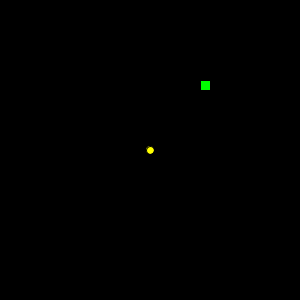
Frame 1 (no input)
Frame 60 (the mouse pressed at the canvas centre just before this capture): identical to frame 1, image omitted
Frame 120 (the mouse held since frame 60 and released just before this capture): identical to frame 1, image omitted

The Processing sketch that drew this single still picture (run headless with seeded random() and noise(); from frame 60 on, the mouse is pressed at the canvas centre):

// Processing sketch: week10_2_3_shooting_enemy
// ── week10_2_3_shooting_enemy.pde
//射擊遊戲: 子彈
//飛機大戰 泡泡龍消消樂 泡泡射手 彈幕的遊戲 猫狗大戰
//Step01: 主角(keyboard)
//Step02: 子彈(自己移動)
//Step02-2: 子彈頭到敵人, 子彈消失, 敵人消失
//Step03: 很多子彈
void setup(){
  size(300,300);
}
int userX=150, userY=150, userVX=0, userVY=0;
int bulletX, bulletY, bulletVX, bulletVY;
int enemyX=200, enemyY=80, enemyLife=3;
boolean bulletFlying=false;
void draw(){
  background(0);
  if(enemyLife>0){
    fill(0,255,0);
    rect(enemyX, enemyY, 10,10);
  }
  fill(255,255,0);
  ellipse(userX,userY,8,8);
  userX += userVX;
  userY += userVY;
  if(bulletFlying){
    bulletX += bulletVX;
    bulletY += bulletVY;
    fill(255,0,0);
    ellipse( bulletX,bulletY, 6,6);
    if( enemyLife>0 && enemyX <= bulletX && bulletX <= enemyX + 8 && enemyY <= bulletY && bulletY <= enemyY + 8){
      bulletFlying=false;
      enemyLife--;
    }
  }
}
void keyPressed(){
  if(keyCode==RIGHT) userVX=1;
  if(keyCode==LEFT) userVX=-1;
  if(keyCode==UP) userVY=-1;
  if(keyCode==DOWN) userVY=1;
  if(key==' '){
    bulletFlying=true;
    bulletX=userX;
    bulletY=userY;
    bulletVY = -1;
  }
}
void keyReleased(){
  if(keyCode==RIGHT) userVX=0;
  if(keyCode==LEFT) userVX=0;  
  if(keyCode==UP) userVY=0;
  if(keyCode==DOWN) userVY=0;
}
